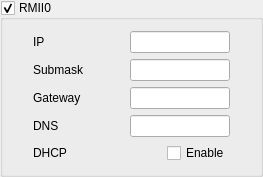
                <widget class="QGroupBox" name="Network_RMII0">
                 <property name="font">
                  <font>
                   <weight>50</weight>
                   <bold>false</bold>
                  </font>
                 </property>
                 <property name="title">
                  <string>RMII0</string>
                 </property>
                 <property name="flat">
                  <bool>true</bool>
                 </property>
                 <property name="checkable">
                  <bool>true</bool>
                 </property>
                 <layout class="QVBoxLayout" name="verticalLayout_20">
                  <property name="leftMargin">
                   <number>30</number>
                  </property>
                  <property name="rightMargin">
                   <number>30</number>
                  </property>
                  <item>
                   <layout class="QHBoxLayout" name="horizontalLayout_30">
                    <item>
                     <widget class="QLabel" name="label_4">
                      <property name="text">
                       <string>IP     </string>
                      </property>
                     </widget>
                    </item>
                    <item>
                     <spacer name="horizontalSpacer_25">
                      <property name="orientation">
                       <enum>Qt::Horizontal</enum>
                      </property>
                      <property name="sizeHint" stdset="0">
                       <size>
                        <width>40</width>
                        <height>20</height>
                       </size>
                      </property>
                     </spacer>
                    </item>
                    <item>
                     <widget class="QLineEdit" name="Network_RMII0_IP_String_Text">
                      <property name="minimumSize">
                       <size>
                        <width>100</width>
                        <height>0</height>
                       </size>
                      </property>
                      <property name="maximumSize">
                       <size>
                        <width>100</width>
                        <height>16777215</height>
                       </size>
                      </property>
                     </widget>
                    </item>
                   </layout>
                  </item>
                  <item>
                   <layout class="QHBoxLayout" name="horizontalLayout_29">
                    <item>
                     <widget class="QLabel" name="label_9">
                      <property name="text">
                       <string>Submask</string>
                      </property>
                     </widget>
                    </item>
                    <item>
                     <spacer name="horizontalSpacer_26">
                      <property name="orientation">
                       <enum>Qt::Horizontal</enum>
                      </property>
                      <property name="sizeHint" stdset="0">
                       <size>
                        <width>40</width>
                        <height>20</height>
                       </size>
                      </property>
                     </spacer>
                    </item>
                    <item>
                     <widget class="QLineEdit" name="Network_RMII0_Submask_String_Text">
                      <property name="minimumSize">
                       <size>
                        <width>100</width>
                        <height>0</height>
                       </size>
                      </property>
                      <property name="maximumSize">
                       <size>
                        <width>100</width>
                        <height>16777215</height>
                       </size>
                      </property>
                     </widget>
                    </item>
                   </layout>
                  </item>
                  <item>
                   <layout class="QHBoxLayout" name="horizontalLayout_28">
                    <item>
                     <widget class="QLabel" name="label_10">
                      <property name="text">
                       <string>Gateway</string>
                      </property>
                     </widget>
                    </item>
                    <item>
                     <spacer name="horizontalSpacer_27">
                      <property name="orientation">
                       <enum>Qt::Horizontal</enum>
                      </property>
                      <property name="sizeHint" stdset="0">
                       <size>
                        <width>40</width>
                        <height>20</height>
                       </size>
                      </property>
                     </spacer>
                    </item>
                    <item>
                     <widget class="QLineEdit" name="Network_RMII0_Gateway_String_Text">
                      <property name="minimumSize">
                       <size>
                        <width>100</width>
                        <height>0</height>
                       </size>
                      </property>
                      <property name="maximumSize">
                       <size>
                        <width>100</width>
                        <height>16777215</height>
                       </size>
                      </property>
                     </widget>
                    </item>
                   </layout>
                  </item>
                  <item>
                   <layout class="QHBoxLayout" name="horizontalLayout_27">
                    <item>
                     <widget class="QLabel" name="label_11">
                      <property name="text">
                       <string>DNS    </string>
                      </property>
                     </widget>
                    </item>
                    <item>
                     <spacer name="horizontalSpacer_28">
                      <property name="orientation">
                       <enum>Qt::Horizontal</enum>
                      </property>
                      <property name="sizeHint" stdset="0">
                       <size>
                        <width>40</width>
                        <height>20</height>
                       </size>
                      </property>
                     </spacer>
                    </item>
                    <item>
                     <widget class="QLineEdit" name="Network_RMII0_DNS_String_Text">
                      <property name="minimumSize">
                       <size>
                        <width>100</width>
                        <height>0</height>
                       </size>
                      </property>
                      <property name="maximumSize">
                       <size>
                        <width>100</width>
                        <height>16777215</height>
                       </size>
                      </property>
                     </widget>
                    </item>
                   </layout>
                  </item>
                  <item>
                   <layout class="QHBoxLayout" name="horizontalLayout_26">
                    <item>
                     <widget class="QLabel" name="label_25">
                      <property name="text">
                       <string>DHCP   </string>
                      </property>
                     </widget>
                    </item>
                    <item>
                     <spacer name="horizontalSpacer_29">
                      <property name="orientation">
                       <enum>Qt::Horizontal</enum>
                      </property>
                      <property name="sizeHint" stdset="0">
                       <size>
                        <width>40</width>
                        <height>20</height>
                       </size>
                      </property>
                     </spacer>
                    </item>
                    <item>
                     <widget class="QCheckBox" name="Network_RMII0_DHCP_Bool_IsChecked">
                      <property name="minimumSize">
                       <size>
                        <width>0</width>
                        <height>0</height>
                       </size>
                      </property>
                      <property name="text">
                       <string>Enable</string>
                      </property>
                     </widget>
                    </item>
                   </layout>
                  </item>
                 </layout>
                </widget>
